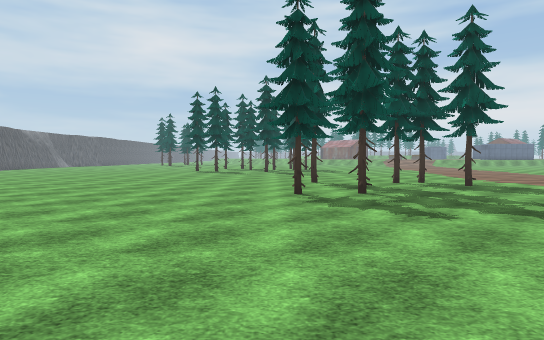
View 1 (above)

23 first-person views from a walk through a Unity game level. The camera is 1.4 m above the floor, tilts 2° down and sees 75° across. The floor is counted in squares, 2 m on a side. Each view is taken from the middle of a square. On the plan, view 1 faces up. The plan holds only what a view shows up to about 11 squares ahead; the rest is blank. The place goes on beyond the plan. The player is left out. Some animated figures are left out. Some surface patterns are stand-ins.

View 2
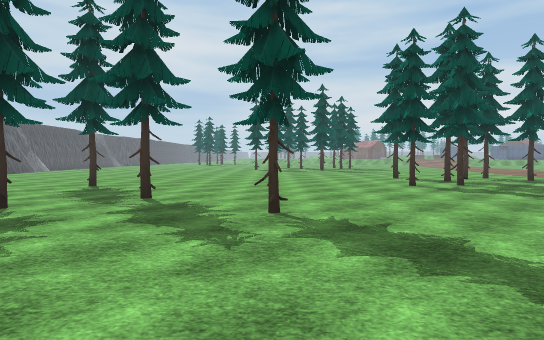

View 3
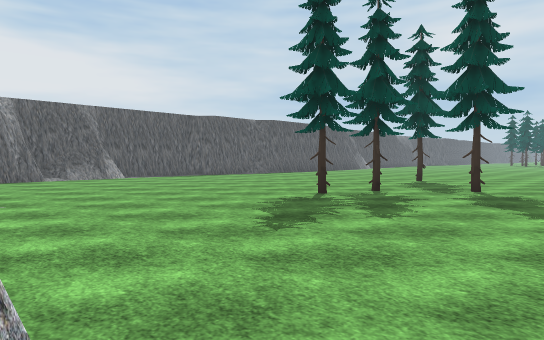

View 4
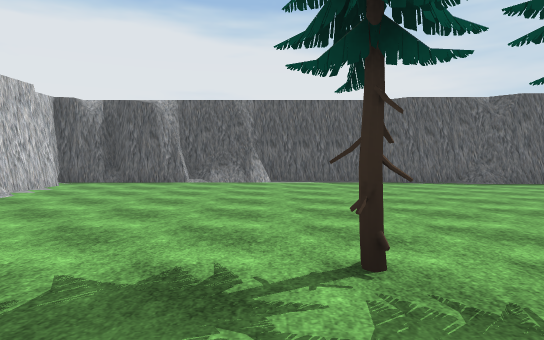

View 5
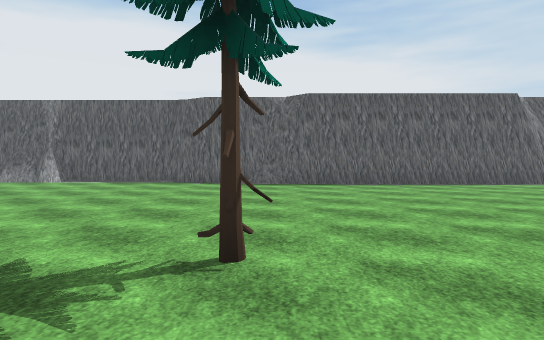

View 6
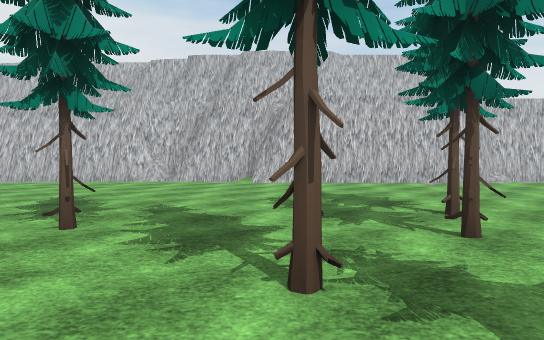

View 7
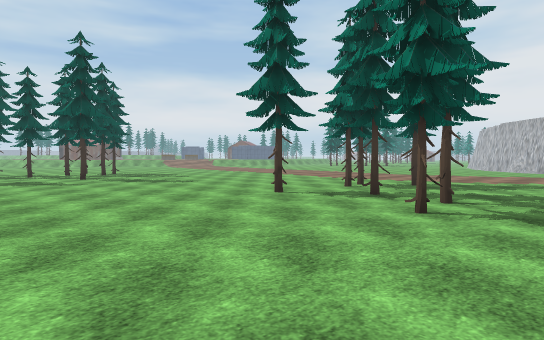

View 8
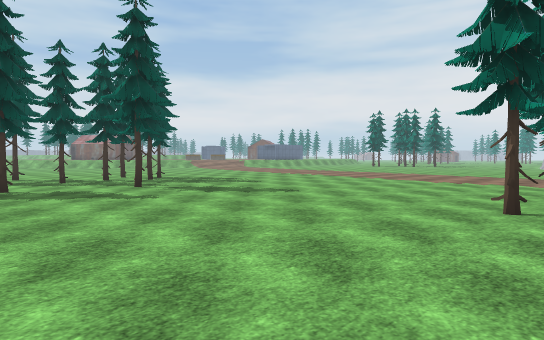

View 9
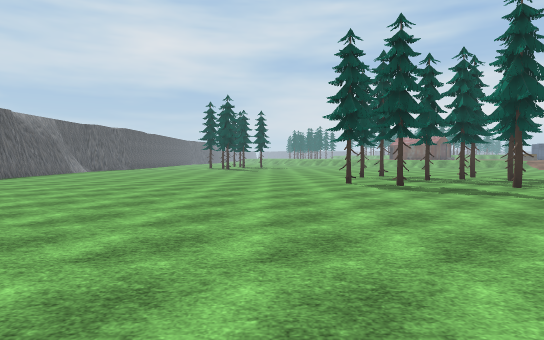

View 10
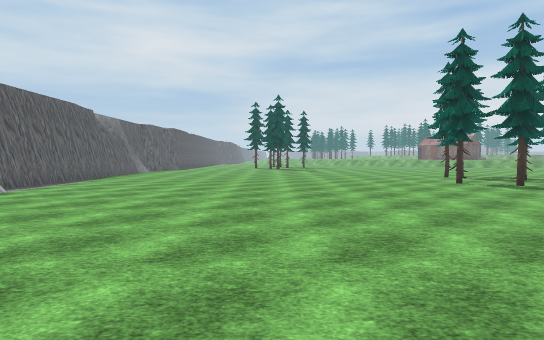

View 11
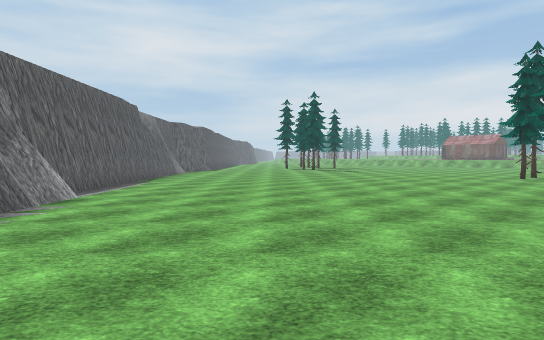

View 12
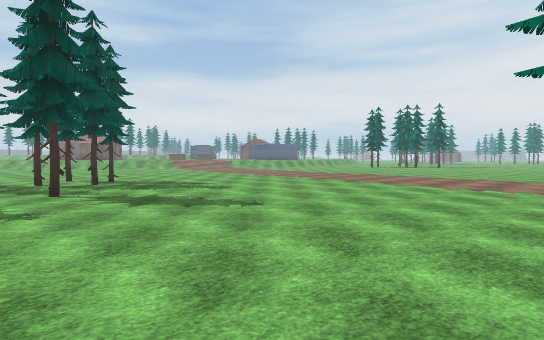

View 13
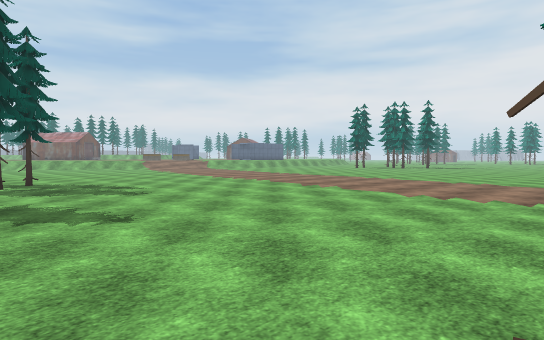

View 14
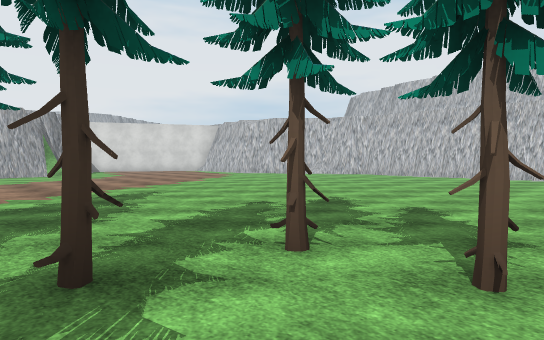

View 15
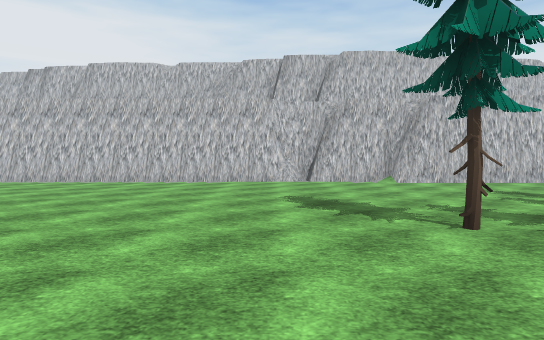

View 16
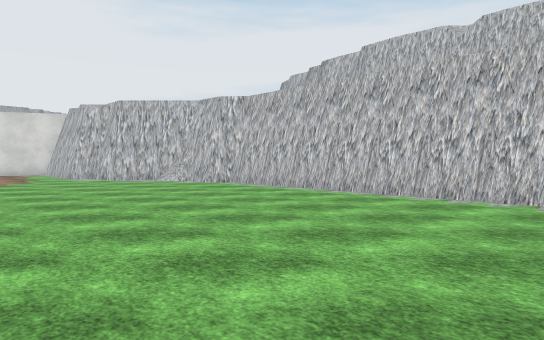

View 17
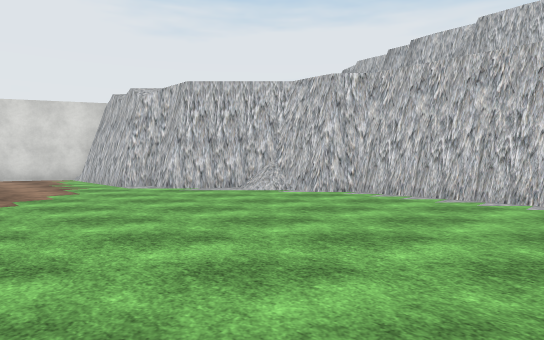

View 18
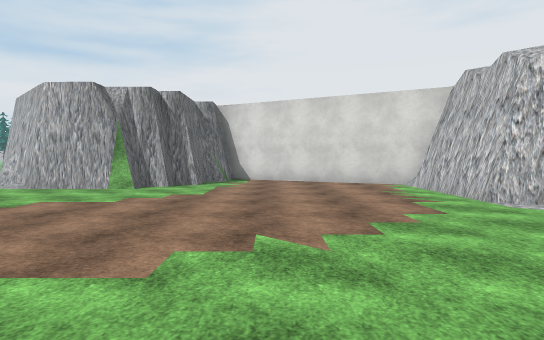

View 19
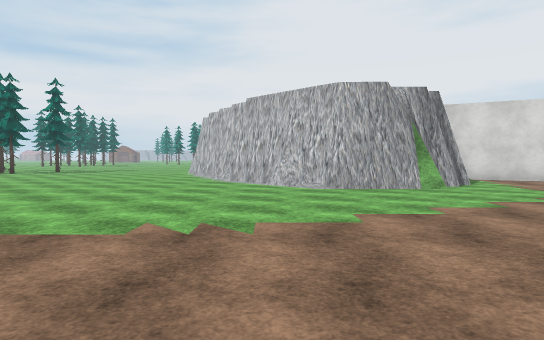

View 20
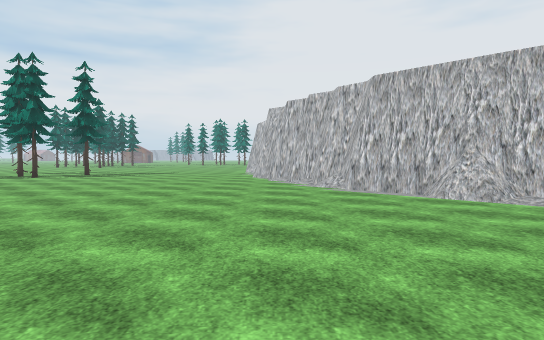

View 21
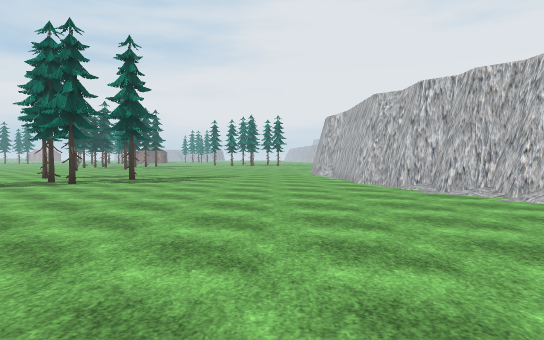

View 22
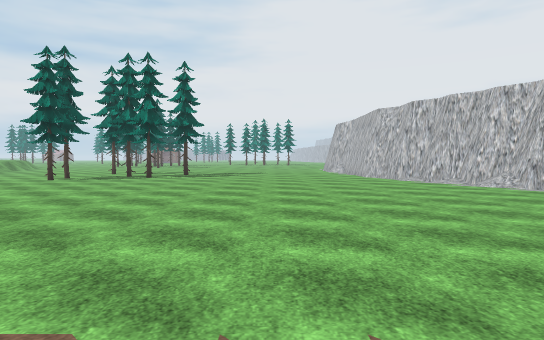

View 23
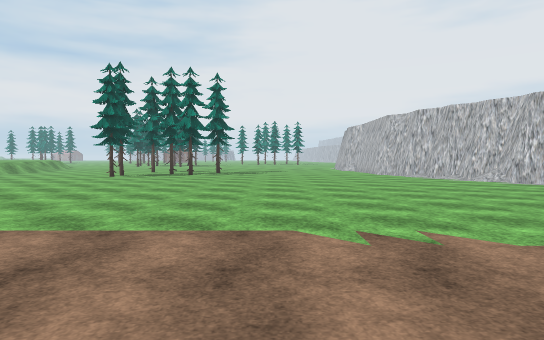

### Floor plan
Points are (right, up) in squares from view 1. A wall is a line through its corners. A room is listed if a view was taken in it or the views show most of it. See-through windows are left out.
Room 1 (views 1, 2, 3, 4, 5, 6, 7, 8, 9, 10, 11, 12, 13, 14, 15, 16, 17, 18, 19, 20, 21, 22, 23)
walls: (15.5, 7.9) (16, 8.7) (16.7, 9.1); (15.7, 8.7) (15.9, 8.9); (15, 5.1) (15, 7.4) (15.6, 8) (15.7, 8.9) (16.5, 8.9) (17.9, 10.4); (17.8, 10.2) (18.3, 10.2) (19, 10.8) (19.6, 10.9) (20.2, 11.4) (20.9, 11.5) (21.3, 11.9) (21.9, 11.9) (22.3, 12.2); (10.1, -3.3) (11.4, -2.1) (12, -2) (12.6, -1.5) (15.4, -1.5); (9, -3.9) (9.6, -3.7) (10.3, -3.2); (12.8, -1.6) (14.3, -1.4); (-1.6, -4.6) (-1.1, -4.6); (-1.6, -4.9) (-0.9, -4.4); (17.5, 4) (16.2, 4) (16.2, 4.6) (15.6, 4.6) (15.6, 5.1); (-2, -4.9) (-1.5, -4.5) (7.9, -4.5) (8.5, -3.8) (9.1, -3.8); (-2.1, -5) (-1.5, -4.8); (-4.8, -4.5) (-2.1, -4.5); (18.1, 3.4) (17.8, 3.8); (15.9, -1.9) (18, 2.2); (-14.6, 8.1) (-14.8, 7.7); (-14.6, 7.5) (-15, 6.8); (-15, 6.9) (-15.2, 6.2); (-14.5, 16.1) (-14.5, 7) (-15.1, 6.3) (-15.1, 4.5) (-15.7, 3.9) (-15.7, 0.8) (-15.1, 0.8) (-15.1, -0.5); (-14.7, 15.9) (-14.7, 15); (21.9, 11.9) (22.5, 12.6) (24, 12.6); (22.7, 12.4) (23.2, 12.6); (-11.6, -4.4) (-10.9, -3.8) (-4.5, -3.8) (-4.4, -4.4); (-15.3, 0.4) (-15.7, -1.5) (-15.1, -1.7) (-15.1, -3.1) (-15.7, -3.9); (-15.7, 0.8) (-15.5, 0.5); (-15.1, 21) (-15.1, 16.3); (-15.4, -0.9) (-15.7, -1.5); (-13.9, -4.5) (-12.5, -4.5); (-15.1, -4.1) (-15.1, -5)
low walls: (16.1, 9.1) (16.6, 9.1); (15.6, 5.1) (15, 5.1); (9.1, -3.8) (9.6, -3.3); (-15.1, 0.5) (-15.3, -0.5)
objects: tree (-7, 2); tree (-7, 3); tree (-7, 7); tree (-5, 4); tree (-4, 19); tree (-3, 2); tree (-3, 18); other object (-3, 21); tree (-1, 20); tree (0, 17); tree (0, 20); tree (1, 7); tree (1, 10); tree (1, 20); tree (1, 21); tree (2, 7); tree (2, 8); tree (2, 20); tree (4, 10); tree (5, 9); tree (22, 20); tree (23, 21); tree (24, 20)

Where each view was taken, in squares from view 1:
view 1: 0 up, 0 right, facing up
view 2: 2 down, 3 left, facing up
view 3: 4 down, 3 left, facing up-left
view 4: 1 up, 5 left, facing left
view 5: 7 up, 5 left, facing left
view 6: 6 up, 5 left, facing down
view 7: 5 up, 4 left, facing up-right
view 8: 9 up, 4 left, facing up-right
view 9: 9 up, 6 left, facing up
view 10: 9 up, 9 left, facing up
view 11: 10 up, 11 left, facing up
view 12: 10 up, 2 left, facing up-right
view 13: 10 up, 0 right, facing up-right
view 14: 9 up, 0 right, facing down-right
view 15: 6 up, 1 left, facing down
view 16: 2 up, 0 right, facing down-right
view 17: 2 up, 4 right, facing down-right
view 18: 2 up, 7 right, facing right
view 19: 9 up, 7 right, facing right
view 20: 12 up, 10 right, facing right
view 21: 15 up, 13 right, facing right
view 22: 16 up, 10 right, facing right
view 23: 17 up, 8 right, facing right
